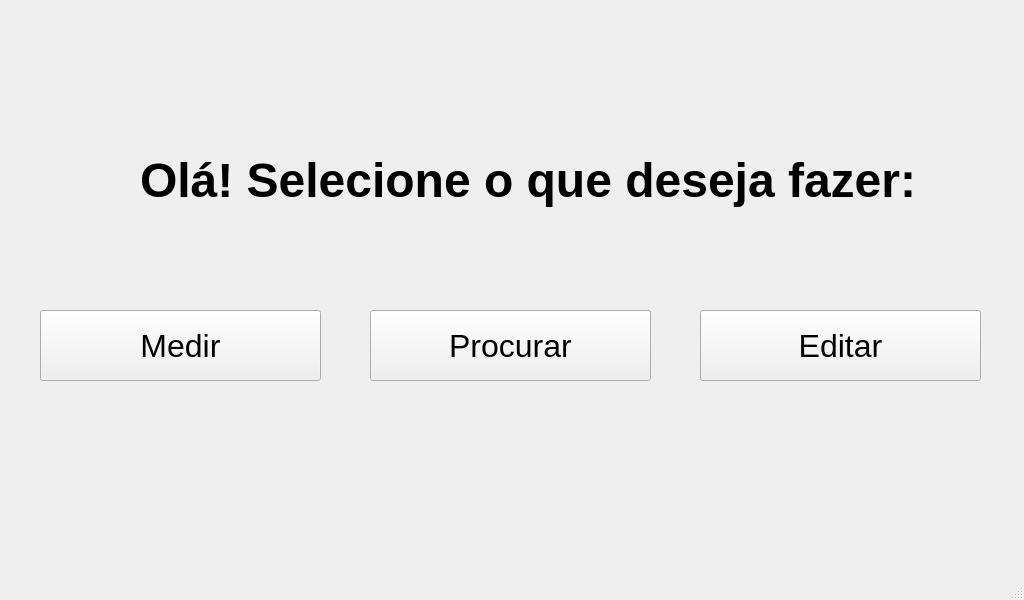
<?xml version="1.0" encoding="UTF-8"?>
<ui version="4.0">
 <class>MainWindow</class>
 <widget class="QMainWindow" name="MainWindow">
  <property name="geometry">
   <rect>
    <x>0</x>
    <y>0</y>
    <width>1024</width>
    <height>600</height>
   </rect>
  </property>
  <property name="windowTitle">
   <string>TCC Cubagem</string>
  </property>
  <property name="layoutDirection">
   <enum>Qt::LeftToRight</enum>
  </property>
  <property name="autoFillBackground">
   <bool>true</bool>
  </property>
  <widget class="QWidget" name="centralwidget">
   <widget class="QLabel" name="label">
    <property name="geometry">
     <rect>
      <x>140</x>
      <y>150</y>
      <width>811</width>
      <height>61</height>
     </rect>
    </property>
    <property name="font">
     <font>
      <family>Arial</family>
      <pointsize>18</pointsize>
      <weight>75</weight>
      <bold>true</bold>
      <underline>false</underline>
      <strikeout>false</strikeout>
      <kerning>true</kerning>
     </font>
    </property>
    <property name="text">
     <string>&lt;html&gt;&lt;head/&gt;&lt;body&gt;&lt;p&gt;&lt;span style=&quot; font-size:36pt;&quot;&gt;Olá! Selecione o que deseja fazer:&lt;/span&gt;&lt;/p&gt;&lt;/body&gt;&lt;/html&gt;</string>
    </property>
   </widget>
   <widget class="QPushButton" name="editarButton">
    <property name="geometry">
     <rect>
      <x>700</x>
      <y>310</y>
      <width>281</width>
      <height>71</height>
     </rect>
    </property>
    <property name="font">
     <font>
      <family>Arial</family>
      <pointsize>24</pointsize>
     </font>
    </property>
    <property name="text">
     <string>Editar</string>
    </property>
   </widget>
   <widget class="QPushButton" name="medirButton">
    <property name="geometry">
     <rect>
      <x>40</x>
      <y>310</y>
      <width>281</width>
      <height>71</height>
     </rect>
    </property>
    <property name="font">
     <font>
      <family>Arial</family>
      <pointsize>24</pointsize>
     </font>
    </property>
    <property name="text">
     <string>Medir</string>
    </property>
   </widget>
   <widget class="QPushButton" name="procurarButton">
    <property name="geometry">
     <rect>
      <x>370</x>
      <y>310</y>
      <width>281</width>
      <height>71</height>
     </rect>
    </property>
    <property name="font">
     <font>
      <family>Arial</family>
      <pointsize>24</pointsize>
     </font>
    </property>
    <property name="text">
     <string>Procurar</string>
    </property>
   </widget>
   <widget class="QLabel" name="sr_sr_caixa">
    <property name="geometry">
     <rect>
      <x>740</x>
      <y>350</y>
      <width>381</width>
      <height>361</height>
     </rect>
    </property>
    <property name="text">
     <string/>
    </property>
    <property name="pixmap">
     <pixmap>sr_sra_caixa.png</pixmap>
    </property>
    <property name="scaledContents">
     <bool>true</bool>
    </property>
   </widget>
  </widget>
  <widget class="QMenuBar" name="menubar">
   <property name="geometry">
    <rect>
     <x>0</x>
     <y>0</y>
     <width>1024</width>
     <height>21</height>
    </rect>
   </property>
  </widget>
  <widget class="QStatusBar" name="statusbar"/>
 </widget>
 <resources>
  <include location="sr_sra_caixa_UI.qrc"/>
 </resources>
 <connections/>
</ui>
